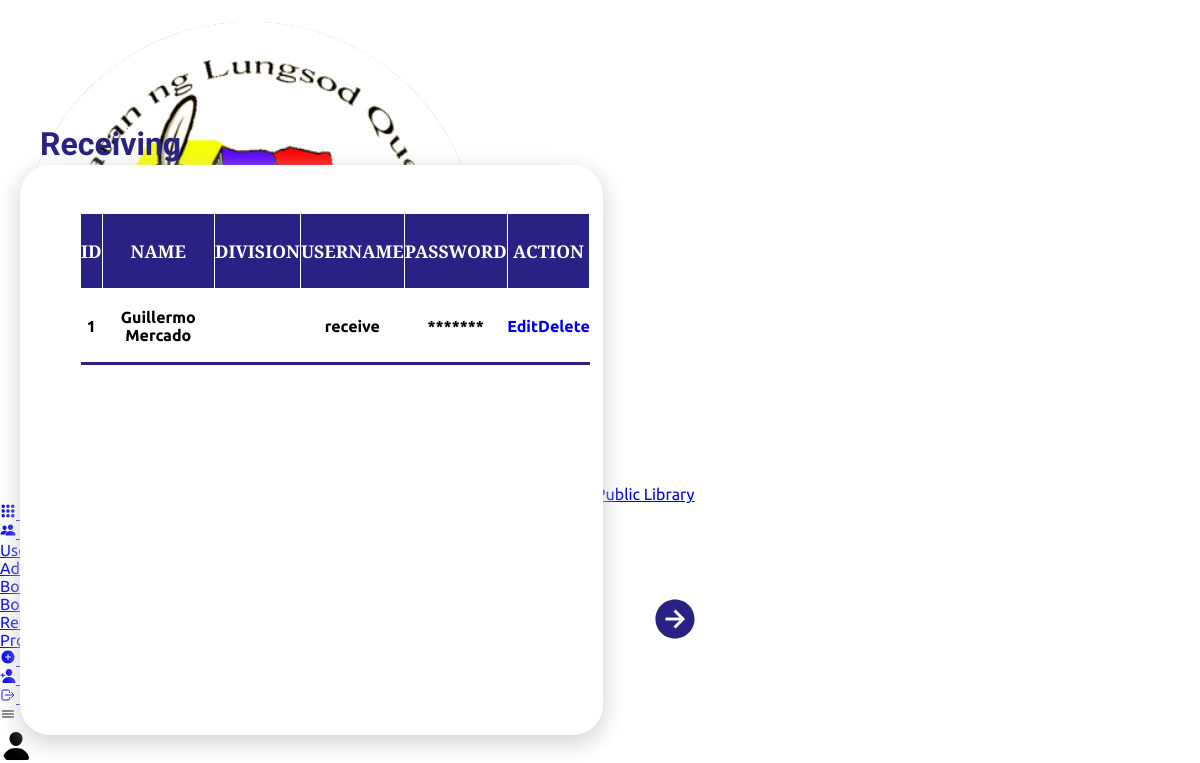
Page /Frontend/Dashboard/receivingaccounts.php on the earlier database version.
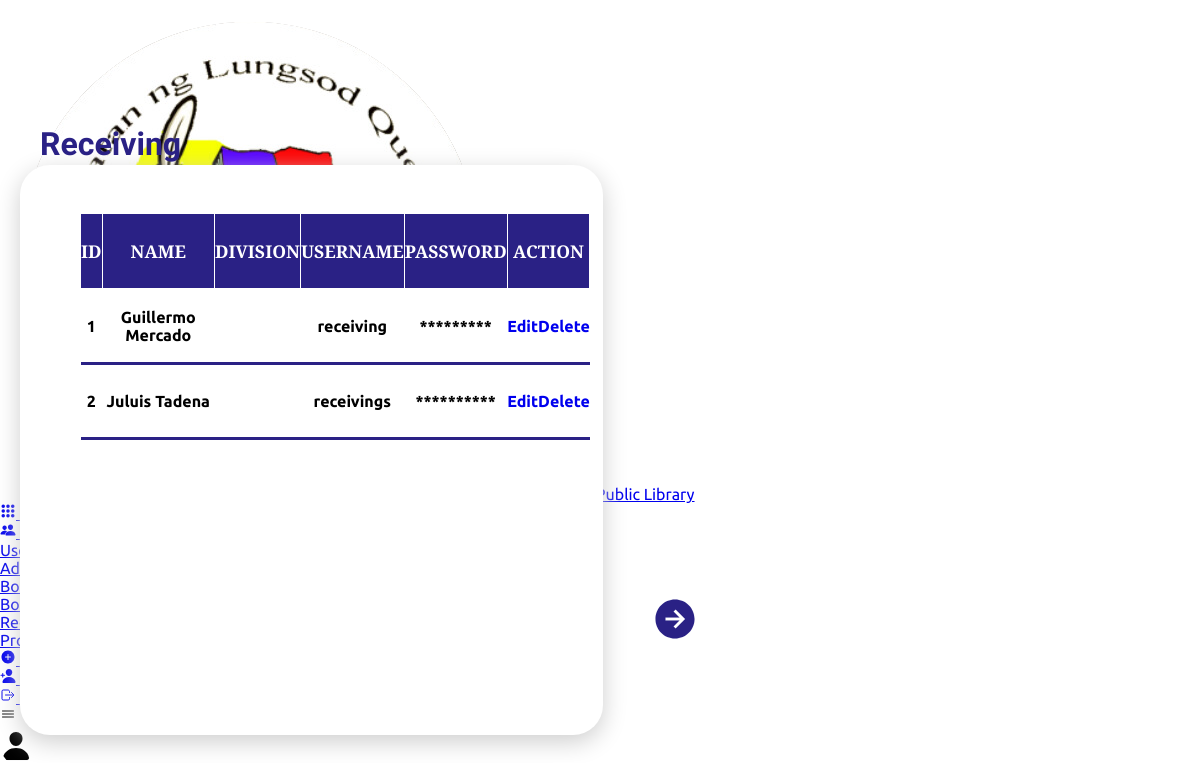
Same page on the later database version.
### tables this page shows
CREATE TABLE `receiving` (
  `id` int(11) NOT NULL,
  `name` varchar(255) NOT NULL,
  `division` varchar(255) NOT NULL,
  `username` varchar(255) NOT NULL,
  `password` varchar(255) NOT NULL
);

### Frontend/Dashboard/receivingaccounts.php (the view, shortened to what the changed rows need)
<?php
$server = "localhost";
$username = "root";
$password = "";
$db = "qcpl";
$conn = new mysqli($server, $username, $password, $db);
?>
<!DOCTYPE html>
<html lang="en">
<head>
    <link rel="stylesheet" href="style.css">
</head>
<body>
  <div class="container">
        <div class="main">
            <div class="details">
                <div class="upload">
                    <div class="cardHeader">
                        <h2>Receiving</h2>
                    <div class ="rec_accts">
                    <?php
                    $rowsPerPage = 4;
                    $page = isset($_GET['page']) ? intval($_GET['page']) : 1;
                    $offset = ($page - 1) * $rowsPerPage;
                    $sql = "SELECT id, name, division, username, password FROM receiving LIMIT ? OFFSET ?";
                    $stmt = $conn->prepare($sql);
                    $stmt->bind_param("ii", $rowsPerPage, $offset);
                    $stmt->execute();
                    $result = $stmt->get_result();
                    if ($result->num_rows > 0) {
                        echo "<table aria-describedby='boss2-table'>";
                        echo "<tr><th>ID</th><th>Name</th><th>Division</th><th>Username</th><th>Password</th><th colspan='2'>Action</th></tr>";
                        echo "<tbody>";
                        while ($row = $result->fetch_assoc()) {
                            echo "<tr>";
                            echo "<td><center>" . htmlspecialchars($row["id"]) . "</td>";
                            echo "<td><center>" . htmlspecialchars($row["name"]) . "</td>";
                            echo "<td><center>" . htmlspecialchars($row["division"]) . "</td>";
                            echo "<td><center>" . htmlspecialchars($row["username"]) . "</td>";
                            echo "<td><center>" . str_repeat("*", strlen($row["password"])) . "</td>";
                            echo "<td id='boss2_edit'><center><a href='/qcpl/Backend/updatereceivingaccount.php?id=" . htmlspecialchars($row["id"]) . "'>Edit</a></td>";
                            echo "<td id='boss2_delete'><center><a href='#' onclick='confirmDeleteBoss2(" . htmlspecialchars($row["id"]) . ")'>Delete</a></td>";
                            echo "</tr>";
                        }
                        echo "</tbody>";
                        echo "</table>";
                    } else {
                        echo "No Receiving Account found!";
                    }
                    ?>
                    </div>
                    </div>
                </div>
            </div>
        </div>
    </div>
</body>
</html>

Differences in the rows shown:
changed receiving "Guillermo Mercado": username "receive" → "receiving"; password "*******" → "*********"
added receiving: id "2", name "Juluis Tadena", username "receivings", password "**********"
